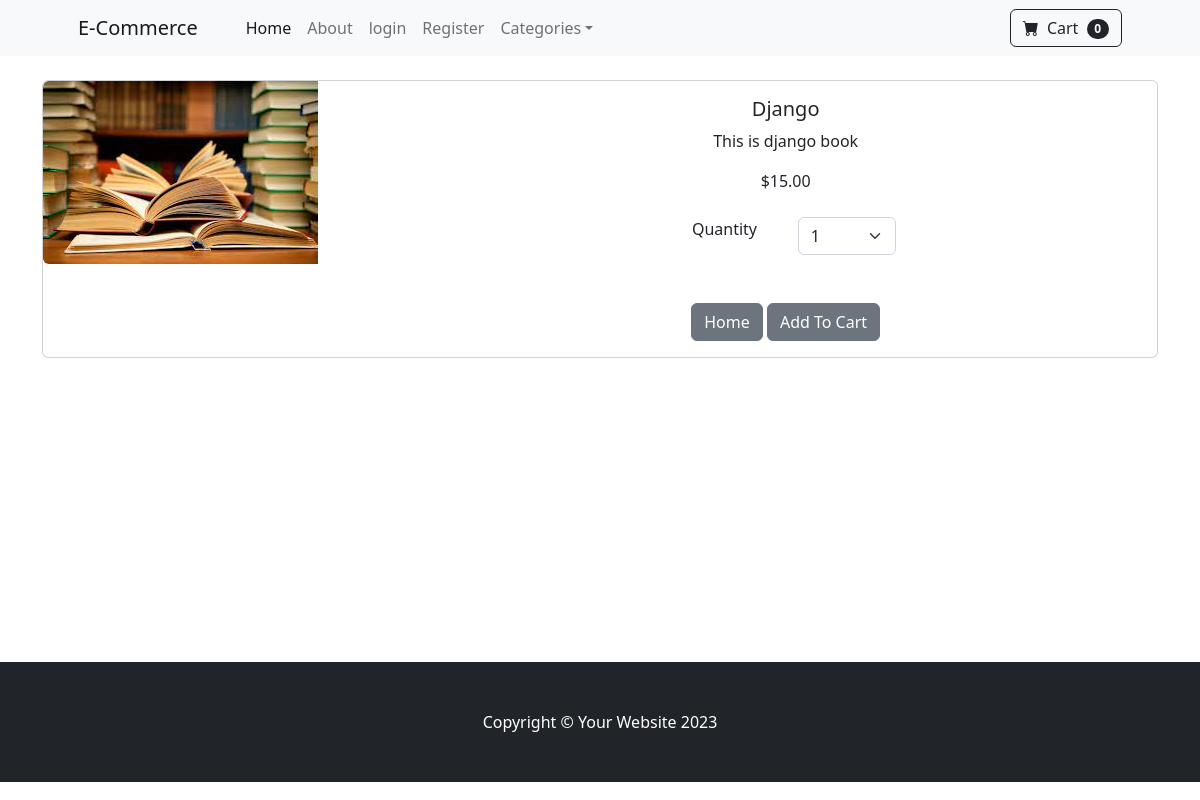
The app's page /product/4 with its own data.
### store/models.py (models this page shows, shortened)
class Product(models.Model):
    name = models.CharField(max_length=100)
    price = models.DecimalField(default=0,decimal_places=2,max_digits=6)
    category = models.ForeignKey(Category,on_delete=models.CASCADE,default=1)
    discription = models.CharField(max_length=250,default='',blank=True,null=True)
    image = models.ImageField(upload_to='uploads/product/')
    is_sale = models.BooleanField(default=False)
    sale_price = models.DecimalField(default=0,decimal_places=2,max_digits=6)

### store/views.py (the view)
# urls.py: path('product/<int:pk>',views.product,name='product'),
def product(request,pk):
    product = Product.objects.get(id=pk)
    return render(request,'product.html',{'product':product})

### cart/cart.py (called while the page is built)
    def __len__(self):
        return len(self.cart)

### cart/context_processors.py (called while the page is built)
def cart(request):
    return {'cart':Cart(request)}

### store/templates/product.html (shortened to what this page needs)
{%  extends 'base.html' %}
{% block content %}
<div class="container">
    <br/>
    <div class="card mb-3">
        <div class="row g-0">
          <div class="col-md-4">
            <img src="{{product.image.url}}" class="img-fluid rounded-start" alt="...">
          </div>
          <div class="col-md-8">
            <div class="card-body">
                <center>
              <h5 class="card-title">{{product.name}}</h5>
              <p class="card-text">{{product.discription}}</p>
              {% if product.is_sale %}
              <div class="d-flex justify-content-center small text-warning mb-2">
                <div class="bi-star-fill"></div>
                &nbsp;&nbsp;Sale&nbsp;&nbsp;
                <div class="bi-star-fill"></div>
            </div>
            <strike>${{product.price}}</strike>
             &nbsp;
              ${{product.sale_price}}
              {% else %}
              ${{product.price}}
              {% endif %}
              <br/><br/>
              <div class="row justify-content-center">
                <div class="col-md-2">Quantity</div>
                <div class="col-md-2">
              <select class="form-select" id="qty-cart">
                <option value="1">1</option>
              </select>
                 </div>
                </div>
              <br/><br/>
              <a href="{% url 'home' %}" class="btn btn-secondary">Home</a>
              <button type="button" value="{{ product.id }}"class="btn btn-secondary" id="add-cart">Add To Cart</button>
            </center>
            </div>
          </div>
        </div>
      </div>
</div>
<br/> <br/>
<br/> <br/>
<br/> <br/>
<br/> <br/>
<br/> <br/>
<br/> <br/>
{% endblock %}

### records on screen
Product: image (picture), name "Django", discription "This is django book", price "15.00"

### other values on screen
{{ cart|length }} "0"
